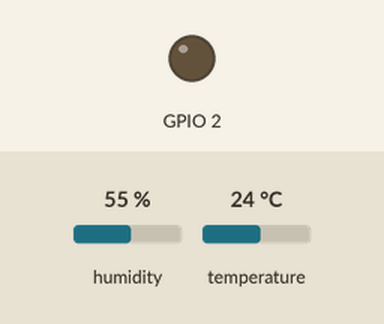
Bench run of a program on a simulated ESP32. Shown: output pins drawn as LEDs (lit = HIGH). The test bench sets the inputs (shaded band); at power-on: humidity 55 %, temperature 24 °C. WiFi joins after 1.5 s; servers stay silent unless stated; the local clock reads 2024-03-15 10:24:30 at power-on unless the program sets it; what the program prints to the serial monitor is not drawn.

Above: at 0.1 s.
At 1.6 s:
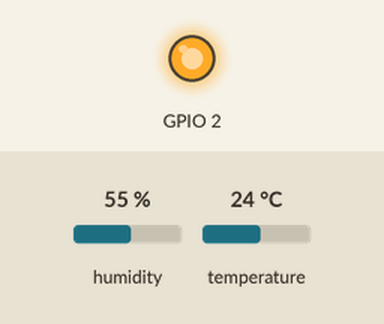
Timing chart, 0 to 3.1 s (numbered marks = the images above):
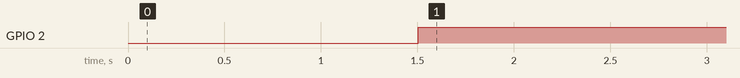

The program:

main.cpp
```cpp
#include <Arduino.h>
#if defined(ESP32)
  #include <WiFi.h>
#elif defined(ESP8266)
  #include <ESP8266WiFi.h>
#endif
#include <Firebase_ESP_Client.h>

#include <addons/TokenHelper.h>
#include <addons/RTDBHelper.h>

#include <DHT.h>
#include <time.h>

// DHT11 sensor pin & type
#define DHTPIN 25
#define DHTTYPE DHT11

// Insert all required WIFI Credentials
#define WIFI_SSID "Redmi Note 10S"
#define WIFI_PASSWORD "souhardya@29"

// Change according to USER
#define USER_EMAIL "ultimatewar023@gmail.com"
#define USER_PASSWORD "captain"

// Must change according to Project API
#define API_KEY "AIzaSyA1-5f1i_qTu05oNTyuU_XDTmSTPGfVVSw"

// Must change according to DB URL
#define DATABASE_URL "https://classcraft-14b22-default-rtdb.asia-southeast1.firebasedatabase.app/"

// Define Firebase objects
FirebaseData fbdo;
FirebaseAuth auth;
FirebaseConfig config;

// Variable to save USER UID
String uid;

// Database main path (to be updated in setup with the user UID)
String databasePath;

// Database child nodes
String tempPath = "/temperature";
String humPath = "/humidity";
String timePath = "/timestamp";

// Parent Node (to be updated in every loop)
String parentPath;

int timestamp;
FirebaseJson json;

const char* ntpServer = "pool.ntp.org";

// DHT11 sensor configuration
DHT dht(DHTPIN, DHTTYPE);

// Timer variables (send new readings every fifteen seconds)
unsigned long sendDataPrevMillis = 0;
unsigned long timerDelay = 30000;

// Setting up WIFI
void setupWiFi() {
  WiFi.begin(WIFI_SSID, WIFI_PASSWORD);
  Serial.print("Connecting to Wi-Fi");
  while (WiFi.status() != WL_CONNECTED) {
    Serial.print(".");
    delay(300);
  }
  Serial.println();
  Serial.print("Connected with IP: ");
  Serial.println(WiFi.localIP());
}

// Setting up FIREBASE
void setupFirebase() {
  config.api_key = API_KEY;
  config.database_url = DATABASE_URL;
  auth.user.email = USER_EMAIL;
  auth.user.password = USER_PASSWORD;

  config.token_status_callback = tokenStatusCallback;
  config.max_token_generation_retry = 5;

  Firebase.reconnectWiFi(true);
  Firebase.begin(&config, &auth);

  Serial.println("Getting User UID");
  while ((auth.token.uid) == "") {
    Serial.print('.');
    delay(1000);
  }

  uid = auth.token.uid.c_str();
  Serial.println();
  Serial.print("User UID: ");
  Serial.println(uid);

  // Update database path
  databasePath = "/users/";
  databasePath += uid;
  databasePath += "/data/";

  // Update database path for sensor readings
  // humPath = databasePath;
  // humPath += "/data/humidity"; // --> users/<user_uid>/data/humidity

  // tempPath = databasePath;
  // tempPath += "/data/temperature"; // --> users/<user_uid>/data/temperature

  fbdo.setResponseSize(2048);
  Firebase.RTDB.setReadTimeout(&fbdo, 1000 * 30);
  Firebase.RTDB.setwriteSizeLimit(&fbdo, "tiny");
}

// void pushData(String path, float value) {
//   if (Firebase.RTDB.setInt(&fbdo, path.c_str(), value)) {
//     Serial.println("PASSED");
//     Serial.print("PATH: ");
//     Serial.println(fbdo.dataPath());
//     Serial.print("TYPE: ");
//     Serial.println(fbdo.dataType());
//   } else {
//     Serial.println("FAILED");
//     Serial.print("REASON: ");
//     Serial.println(fbdo.errorReason());
//   }
// }

unsigned long getTime() {
  time_t now;
  struct tm timeinfo;
  if (!getLocalTime(&timeinfo)) {
    //Serial.println("Failed to obtain time");
    return(0);
  }
  time(&now);
  return now;
}

void setup() {
  Serial.begin(115200);
  dht.begin();
  setupWiFi();
  setupFirebase();
  configTime(0, 0, ntpServer);

  pinMode(2, OUTPUT);
}

void loop() {
  if (WiFi.status() != WL_CONNECTED) {
    Serial.println("WiFi disconnected. Reconnecting...");
    setupWiFi();
  }
  else{
    digitalWrite(2, HIGH);
  }

  if (Firebase.isTokenExpired()) {
    Firebase.refreshToken(&config);
    Serial.println("Firebase token refreshed");
  }

  if (Firebase.ready() && (millis() - sendDataPrevMillis > timerDelay || sendDataPrevMillis == 0)) {
    sendDataPrevMillis = millis();

    float humidity = dht.readHumidity();
    float temperature = dht.readTemperature();

    if (isnan(humidity) || isnan(temperature)) {
      Serial.println(F("Failed to read from DHT sensor!"));
      return;
    }

    // pushData(tempPath, temperature);
    // pushData(humPath, humidity);

    //Get current timestamp
    timestamp = getTime();
    Serial.print ("time: ");
    Serial.println (timestamp);


    parentPath = databasePath;
    parentPath += String(timestamp);

    json.set(tempPath.c_str(), String(temperature));
    json.set(humPath.c_str(), String(humidity));
    json.set(timePath, String(timestamp));
    Serial.printf("Set json... %s\n", Firebase.RTDB.setJSON(&fbdo, parentPath.c_str(), &json) ? "ok" : fbdo.errorReason().c_str());

  }
}
```

Measured:
- by itself, GPIO 2: LOW → HIGH at 1.5 s
